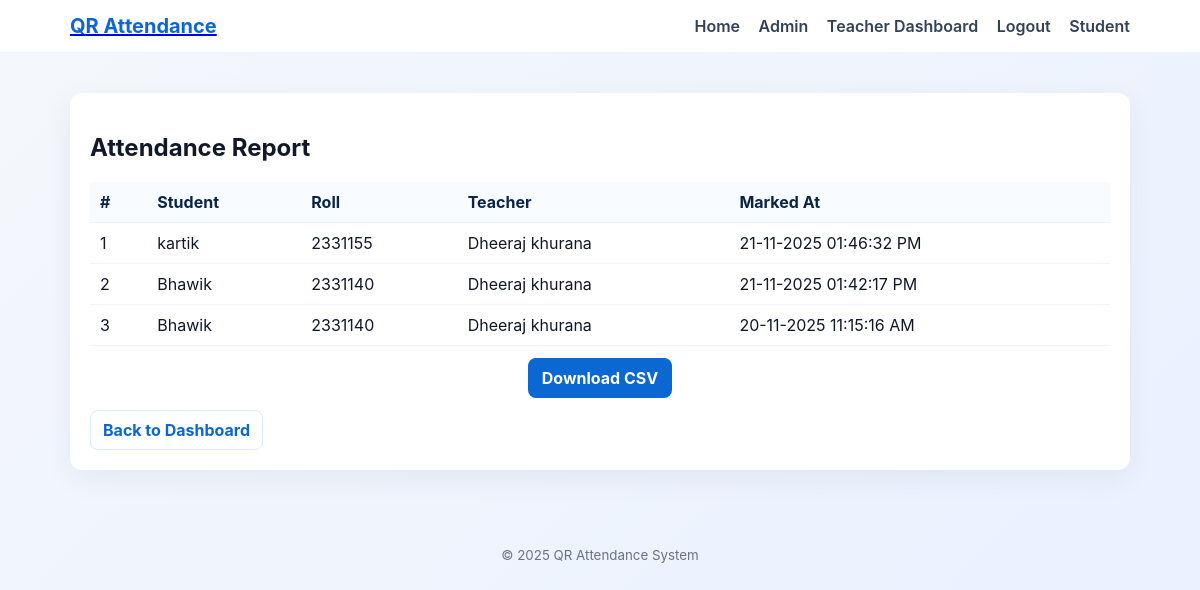
The app's page /teacher/report (signed in) with its own data.
### app/models.py (models this page shows)
class Attendance(db.Model):
    __tablename__ = "attendance"
    id = db.Column(db.Integer, primary_key=True)
    student_id = db.Column(db.Integer, nullable=False)
    student_name = db.Column(db.String(150), nullable=False)
    roll_no = db.Column(db.String(100), nullable=False)
    teacher_id = db.Column(db.Integer, nullable=False)
    teacher_name = db.Column(db.String(150), nullable=False)
    marked_at = db.Column(db.DateTime, default=datetime.utcnow)

### app/routes.py (the view)
@main.route("/teacher/report")
def teacher_report():
    if session.get("role") != "teacher":
        return redirect(url_for("main.teacher_login"))
    teacher_id = session.get("teacher_id")
    records = Attendance.query.filter_by(teacher_id=teacher_id).order_by(Attendance.marked_at.desc()).all()
    for r in records:
        if r.marked_at:
            ist_time = r.marked_at + timedelta(hours=5, minutes=30)
            r.display_time = ist_time.strftime("%d-%m-%Y %I:%M:%S %p")
    return render_template("attendancereport.html", records=records)

### app/routes.py (called while the page is built)
@main.before_app_request
def ensure_default_admin():
    try:
        if not Admin.query.first():
            a = Admin(username="admin", password_hash=generate_password_hash("admin123"))
            db.session.add(a)
            db.session.commit()
    except Exception:
        pass

### app/templates/attendancereport.html
{% extends "base.html" %}
{% block content %}
<div class="card">
  <h2>Attendance Report</h2>
  {% if records %}
    <table class="report-table">
      <thead>
        <tr>
          <th>#</th>
          <th>Student</th>
          <th>Roll</th>
          <th>Teacher</th>
          <th>Marked At</th>
        </tr>
      </thead>
      <tbody>
        {% for r in records %}
        <tr>
          <td>{{ loop.index }}</td>
          <td>{{ r.student_name }}</td>
          <td>{{ r.roll_no }}</td>
          <td>{{ r.teacher_name }}</td>
          <td>{{ r.display_time }}</td>
        </tr>
        {% endfor %}
      </tbody>
    </table>
    <div class="btn-row" style="margin-top:12px;">
      {% if session.get('role') == 'admin' %}
        <a class="btn" href="{{ url_for('main.admin_report_download') }}">Download CSV</a>
      {% elif session.get('role') == 'teacher' %}
        <a class="btn" href="{{ url_for('main.teacher_report_download') }}">Download CSV</a>
      {% endif %}
    </div>
  {% else %}
    <p>No attendance records yet.</p>
  {% endif %}
  <div style="margin-top:12px;">
    {% if session.get('role') == 'admin' %}
      <a class="btn outline" href="{{ url_for('main.admin_dashboard') }}">Back to Admin</a>
    {% elif session.get('role') == 'teacher' %}
      <a class="btn outline" href="{{ url_for('main.teacher_dashboard') }}">Back to Dashboard</a>
    {% else %}
      <a class="btn outline" href="{{ url_for('main.index') }}">Back</a>
    {% endif %}
  </div>
</div>
{% endblock %}

### app/templates/base.html (shortened to what this page needs)
<!DOCTYPE html>
<html lang="en">
<head>
  <link rel="stylesheet" href="{{ url_for('static', filename='css/style.css') }}">
</head>
<body>
  <header class="site-header">
    <div class="container header-inner">
      <div class="brand">
        <a href="{{ url_for('main.index') }}"><h1>QR Attendance</h1></a>
      </div>
      <nav class="nav">
        <a href="{{ url_for('main.index') }}">Home</a>
        {% if session.get('role') == 'admin' %}
          <a href="{{ url_for('main.admin_dashboard') }}">Admin Dashboard</a>
          <a href="{{ url_for('main.logout') }}">Logout</a>
        {% else %}
          <a href="{{ url_for('main.admin_login') }}">Admin</a>
        {% endif %}
        {% if session.get('role') == 'teacher' %}
          <a href="{{ url_for('main.teacher_dashboard') }}">Teacher Dashboard</a>
          <a href="{{ url_for('main.logout') }}">Logout</a>
        {% else %}
          <a href="{{ url_for('main.teacher_login') }}">Teacher</a>
        {% endif %}
        {% if session.get('role') == 'student' %}
          <a href="{{ url_for('main.qr_scan_page') }}">Student Panel</a>
          <a href="{{ url_for('main.logout') }}">Logout</a>
        {% else %}
          <a href="{{ url_for('main.student_login') }}">Student</a>
        {% endif %}
      </nav>
    </div>
  </header>
  <main class="main">
    <div class="container">
      {% block content %}{% endblock %}
    </div>
  </main>
  <footer class="site-footer">
    <div class="container">
      <small>© 2025 QR Attendance System</small>
    </div>
  </footer>
</body>
</html>

### app/static/CSS/style.css (style rules this page uses)
:root { --accent:#0b67d1; --accent-2:#6c8cff; --muted:#6b7280; --danger:#e03b3b; --bg:#f4f7fb; }
* { box-sizing:border-box }
body { margin:0; font-family:Inter, system-ui, -apple-system, "Segoe UI", Roboto, "Helvetica Neue", Arial; background: linear-gradient(135deg,var(--bg) 0%, #e9f0ff 100%); color:#111827; min-height:100vh; }
.container { max-width:1100px; margin:0 auto; padding:20px; }
.site-header { background:#fff; border-bottom:1px solid #eef2ff; position:sticky; top:0; z-index:50; }
.header-inner { display:flex; align-items:center; justify-content:space-between; gap:20px; padding:14px 20px; }
.brand h1 { margin:0; color:var(--accent); font-size:20px; }
.nav a { margin-left:14px; color:#334155; text-decoration:none; font-weight:600; }
.card { background:#fff; border-radius:12px; padding:20px; box-shadow:0 8px 30px rgba(9,30,66,0.06); margin:20px 0; }
.btn { background:var(--accent); color:white; padding:10px 14px; border-radius:8px; border:none; text-decoration:none; display:inline-block; font-weight:700; cursor: pointer; }
.btn.outline { background:transparent; border:1px solid #dbeafe; color:var(--accent); padding:9px 12px; }
.btn-row { display:flex; gap:12px; justify-content:center; margin-top:12px; flex-wrap:wrap; }
.report-table { width:100%; border-collapse:collapse; margin-top:12px; }
.report-table th, .report-table td { padding:10px; border-bottom:1px solid #eef2ff; text-align:left; }
.report-table thead th { background:#f8fbff; color:#0b2545; }
.site-footer { text-align:center; padding:14px; color:#6b7280; }

### records on screen
Attendance: student_name "kartik", roll_no "2331155", teacher_name "Dheeraj khurana", display_time "21-11-2025 01:46:32 PM"
Attendance: student_name "Bhawik", roll_no "2331140", teacher_name "Dheeraj khurana", display_time "21-11-2025 01:42:17 PM"
Attendance: student_name "Bhawik", roll_no "2331140", teacher_name "Dheeraj khurana", display_time "20-11-2025 11:15:16 AM"
